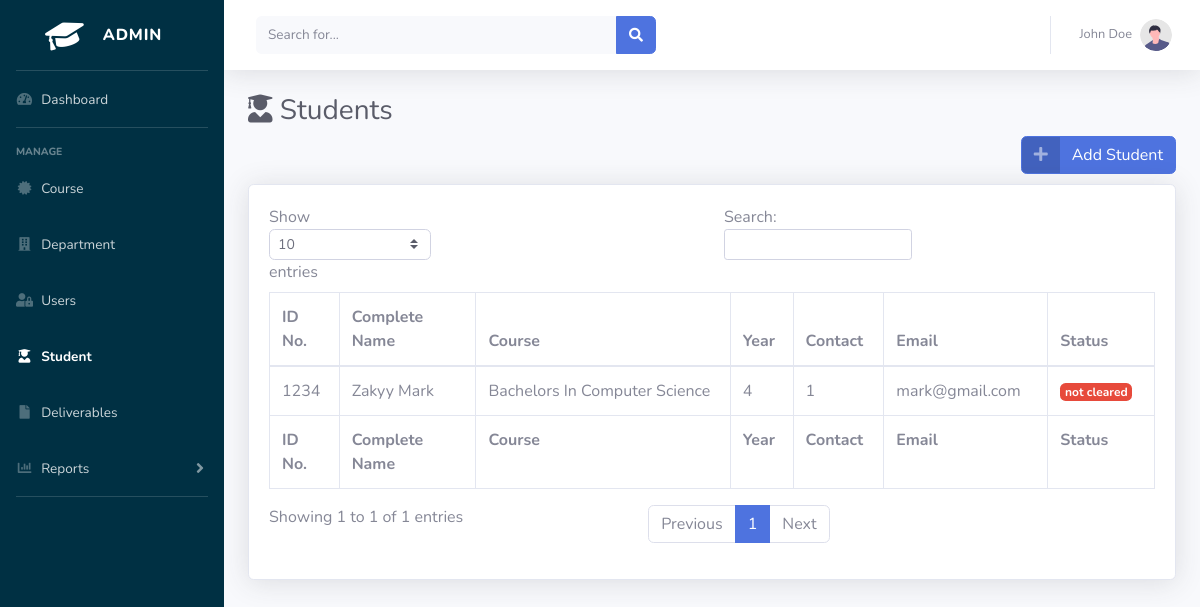
The page /admin/student.php on the database as committed earlier.
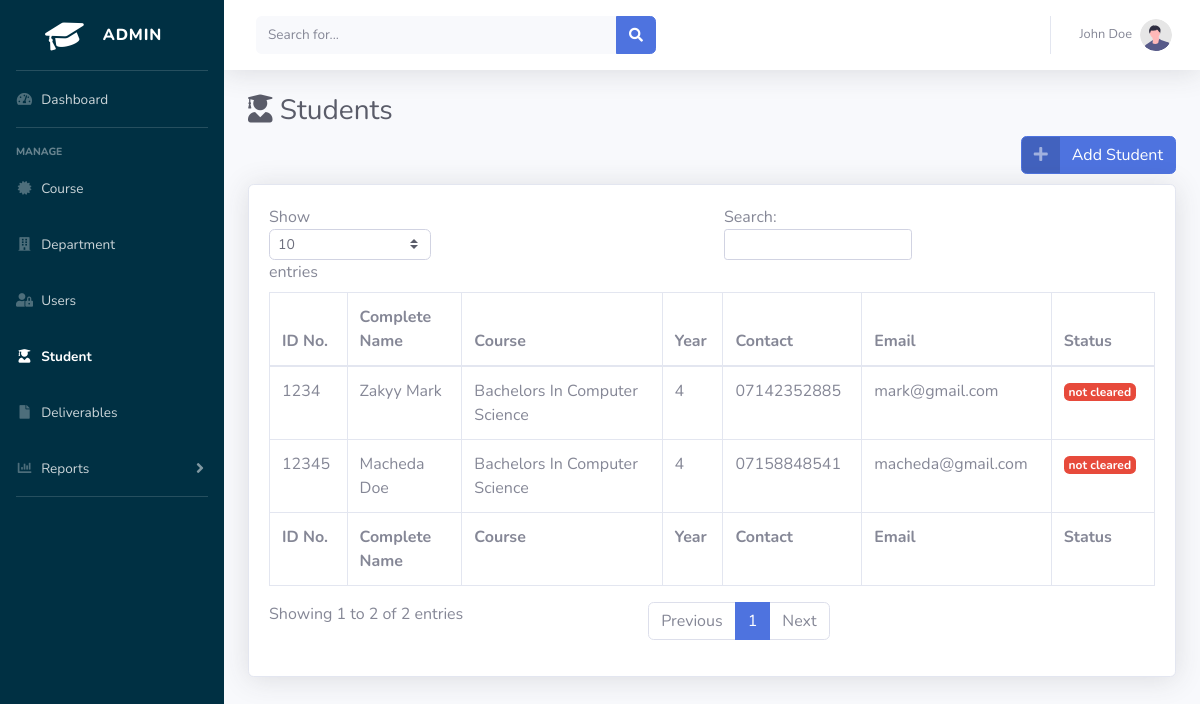
The same page on the database as committed later.
### tables this page shows
CREATE TABLE `tbl_student` (
  `student_id` int(11) NOT NULL,
  `student_id_number` varchar(15) NOT NULL,
  `last_name` varchar(30) NOT NULL,
  `first_name` varchar(30) NOT NULL,
  `course_id` int(11) NOT NULL,
  `year_level` int(1) NOT NULL,
  `contact` varchar(15) NOT NULL,
  `email_address` varchar(50) NOT NULL,
  `username` varchar(30) NOT NULL,
  `password` text NOT NULL,
  `account_status` int(1) NOT NULL
);

CREATE TABLE `tbl_course` (
  `course_id` int(11) NOT NULL,
  `course_code` varchar(15) NOT NULL,
  `course_description` varchar(200) NOT NULL
);

### admin/student.php (the view, shortened to what the changed rows need)
<?php
include('../shared/connection.php');
?>
<!DOCTYPE html>
<html lang="en">
<head>
    <link href="../assets/vendor/fontawesome-free/css/all.min.css" rel="stylesheet" type="text/css">
    <link href="../assets/css/sb-admin-2.min.css" rel="stylesheet">
</head>
<body id="page-top">
    <div id="wrapper" style="background-color: #003043">
        <div id="content-wrapper" class="d-flex flex-column">
            <div id="content">
                <div class="container-fluid">
                    <h1 class="h3 mb-2 text-gray-800"><i class="fas fa-user-graduate"></i> Students</h1>
                                    <br><br>
                    <div class="card shadow mb-4">
                        <div class="card-body">
                            <div class="table-responsive">
                                <table class="table table-bordered" id="dataTable" width="100%" cellspacing="0">
                                    <thead>
                                        <tr>
                                            <th>ID No.</th>
                                            <th>Complete Name</th>
                                            <th>Course</th>
                                            <th>Year</th>
                                            <th>Contact</th>
                                            <th>Email</th>
                                            <th>Status</th>
                                        </tr>
                                    </thead>
                                    <tfoot>
                                        <tr>
                                            <th>ID No.</th>
                                            <th>Complete Name</th>
                                            <th>Course</th>
                                            <th>Year</th>
                                            <th>Contact</th>
                                            <th>Email</th>
                                            <th>Status</th>
                                        </tr>
                                    </tfoot>
                                    <tbody>
                                    <?php
                                        $sql = "SELECT * FROM `tbl_student`  \n"
                                            . "ORDER BY `tbl_student`.`student_id` ASC;";
                                        $records=mysqli_query($con,$sql);
                                        while($student=mysqli_fetch_assoc($records)){
                                            $id_number = $student['student_id_number'];
                                            $first_name = $student['first_name'] ;
                                            $last_name = $student['last_name'] ;
                                            $full_names = "$first_name $last_name";
                                            $year_level = $student['year_level'];
                                            $contact = $student['contact'];
                                            $email_address = $student['email_address'];
                                            $student_course = $student['course_id'];
                                            $sql="SELECT * FROM tbl_course WHERE course_id=$student_course";
                                            $course_records=mysqli_query($con,$sql);
                                            $course_info=mysqli_fetch_assoc($course_records);
                                            $course_name = $course_info['course_description'];
                                            echo"<tr>
                                            <td>$id_number</td>
                                            <td>$full_names</td>
                                            <td>$course_name</td>
                                            <td>$year_level</td>
                                            <td>$contact</td>
                                            <td>$email_address</td>
                                            <td>";
                                            $status = $student['account_status'];
                                            if ($status == 1){
                                                echo "<span class='badge bg-success text-white'>cleared</span>";
                                            }
                                            else{
                                                echo "<span class='badge bg-danger text-white'>not cleared</span>";
                                            };
                                            echo"
                                            </td>
                                            </tr>";
                                        }
                                        ?>
                                    </tbody>
                                </table>
                            </div>
                        </div>
                    </div>
                </div>
            </div>
        </div>
    </div>
</body>
</html>

Rows that differ between the two databases and show on the page:
changed tbl_student "Zakyy Mark": contact "1" → "07142352885"
added tbl_student: student_id_number "12345", full_names "Macheda Doe", course.course_description "Bachelors In Computer Science", year_level "4", contact "07158848541", email_address "macheda@gmail.com", account_status "not cleared"
Other text that changed with them:
text written by a page script: "Show entries Search: Showing 1 to 1 of 1 entries Previous 1 Next" → "Show entries Search: Showing 1 to 2 of 2 entries Previous 1 Next"
